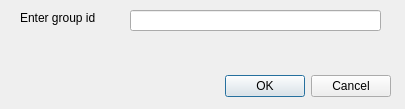
<?xml version="1.0" encoding="UTF-8"?>
<ui version="4.0">
 <class>AddFavouriteDialog</class>
 <widget class="QDialog" name="AddFavouriteDialog">
  <property name="geometry">
   <rect>
    <x>0</x>
    <y>0</y>
    <width>405</width>
    <height>109</height>
   </rect>
  </property>
  <property name="windowTitle">
   <string>Dialog</string>
  </property>
  <property name="modal">
   <bool>true</bool>
  </property>
  <widget class="QDialogButtonBox" name="buttonBox">
   <property name="geometry">
    <rect>
     <x>50</x>
     <y>70</y>
     <width>341</width>
     <height>32</height>
    </rect>
   </property>
   <property name="orientation">
    <enum>Qt::Horizontal</enum>
   </property>
   <property name="standardButtons">
    <set>QDialogButtonBox::Cancel|QDialogButtonBox::Ok</set>
   </property>
  </widget>
  <widget class="QLabel" name="lbl">
   <property name="geometry">
    <rect>
     <x>20</x>
     <y>10</y>
     <width>101</width>
     <height>16</height>
    </rect>
   </property>
   <property name="text">
    <string>Enter group id</string>
   </property>
  </widget>
  <widget class="QLineEdit" name="edit">
   <property name="geometry">
    <rect>
     <x>130</x>
     <y>10</y>
     <width>251</width>
     <height>21</height>
    </rect>
   </property>
  </widget>
  <widget class="QLabel" name="lblStatus">
   <property name="geometry">
    <rect>
     <x>20</x>
     <y>50</y>
     <width>381</width>
     <height>16</height>
    </rect>
   </property>
   <property name="text">
    <string/>
   </property>
  </widget>
 </widget>
 <resources/>
 <connections>
  <connection>
   <sender>buttonBox</sender>
   <signal>rejected()</signal>
   <receiver>AddFavouriteDialog</receiver>
   <slot>reject()</slot>
   <hints>
    <hint type="sourcelabel">
     <x>316</x>
     <y>260</y>
    </hint>
    <hint type="destinationlabel">
     <x>286</x>
     <y>274</y>
    </hint>
   </hints>
  </connection>
 </connections>
</ui>
